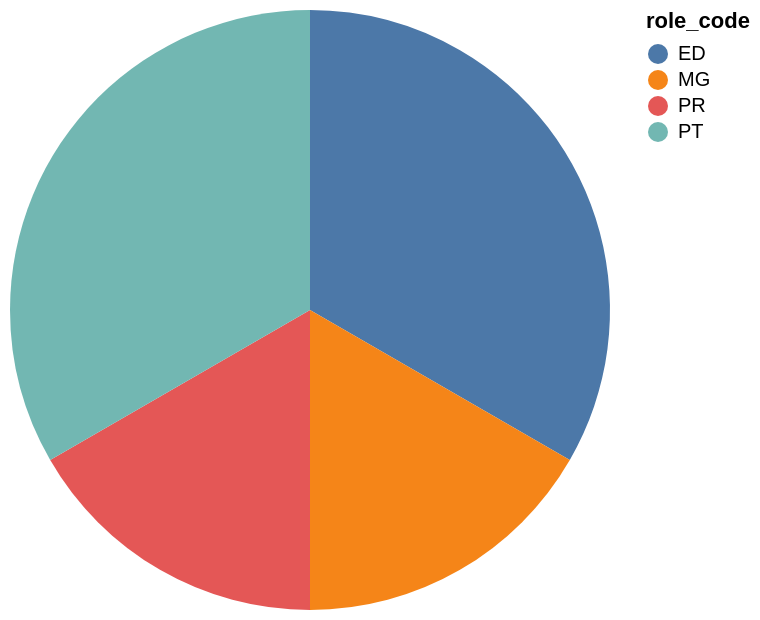

Source (Vega-Lite JSON):
### Vega-Lite specification from a JSON file in a GitHub repository (floating-point values rounded to 4 significant figures)
{"data": {"values": [{"x_data": "ED", "y_data": 2}, {"x_data": "MG", "y_data": 1}, {"x_data": "PR", "y_data": 1}, {"x_data": "PT", "y_data": 2}]}, "mark": "arc", "encoding": {"theta": {"field": "y_data", "type": "quantitative", "title": "count(*)"}, "color": {"field": "x_data", "type": "nominal", "title": "role_code"}}}
